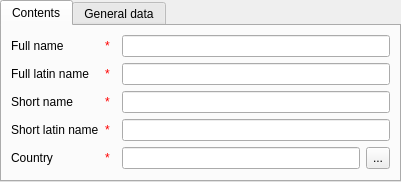
<?xml version="1.0" encoding="UTF-8"?>
<ui version="4.0">
 <class>counterpartCardPage</class>
 <widget class="ma::chrono::CardPage" name="counterpartCardPage">
  <property name="geometry">
   <rect>
    <x>0</x>
    <y>0</y>
    <width>401</width>
    <height>177</height>
   </rect>
  </property>
  <property name="windowTitle">
   <string> - Counterparts</string>
  </property>
  <layout class="QVBoxLayout" name="verticalLayout">
   <property name="margin">
    <number>0</number>
   </property>
   <item>
    <widget class="QTabWidget" name="tabWidget">
     <property name="currentIndex">
      <number>0</number>
     </property>
     <widget class="QWidget" name="contentsTab">
      <attribute name="title">
       <string>Contents</string>
      </attribute>
      <layout class="QGridLayout" name="gridLayout">
       <item row="0" column="2">
        <widget class="QLineEdit" name="fullNameEdit"/>
       </item>
       <item row="2" column="2">
        <widget class="QLineEdit" name="fullLatinNameEdit"/>
       </item>
       <item row="9" column="0" colspan="3">
        <spacer name="verticalSpacer">
         <property name="orientation">
          <enum>Qt::Vertical</enum>
         </property>
         <property name="sizeHint" stdset="0">
          <size>
           <width>20</width>
           <height>40</height>
          </size>
         </property>
        </spacer>
       </item>
       <item row="4" column="2">
        <widget class="QLineEdit" name="shortNameEdit"/>
       </item>
       <item row="6" column="2">
        <widget class="QLineEdit" name="shortLatinNameEdit"/>
       </item>
       <item row="8" column="2">
        <layout class="QHBoxLayout" name="horizontalLayout_6">
         <item>
          <widget class="QLineEdit" name="countryEdit">
           <property name="readOnly">
            <bool>true</bool>
           </property>
          </widget>
         </item>
         <item>
          <widget class="QToolButton" name="countryBtn">
           <property name="sizePolicy">
            <sizepolicy hsizetype="Fixed" vsizetype="Preferred">
             <horstretch>0</horstretch>
             <verstretch>0</verstretch>
            </sizepolicy>
           </property>
           <property name="text">
            <string>...</string>
           </property>
          </widget>
         </item>
        </layout>
       </item>
       <item row="0" column="0">
        <layout class="QHBoxLayout" name="horizontalLayout">
         <item>
          <widget class="QLabel" name="label_15">
           <property name="text">
            <string>Full name</string>
           </property>
          </widget>
         </item>
         <item>
          <widget class="QLabel" name="fullNameAsterikLabel">
           <property name="sizePolicy">
            <sizepolicy hsizetype="Maximum" vsizetype="Preferred">
             <horstretch>0</horstretch>
             <verstretch>0</verstretch>
            </sizepolicy>
           </property>
           <property name="toolTip">
            <string>required field</string>
           </property>
           <property name="text">
            <string>&lt;!DOCTYPE HTML PUBLIC &quot;-//W3C//DTD HTML 4.0//EN&quot; &quot;http://www.w3.org/TR/REC-html40/strict.dtd&quot;&gt;
&lt;html&gt;
&lt;head&gt;
&lt;meta name=&quot;qrichtext&quot; content=&quot;1&quot;/&gt;
&lt;/head&gt;
&lt;body&gt;
&lt;span style=&quot; color:red;&quot;&gt;*&lt;/span&gt;
&lt;/body&gt;
&lt;/html&gt;</string>
           </property>
          </widget>
         </item>
        </layout>
       </item>
       <item row="2" column="0">
        <layout class="QHBoxLayout" name="horizontalLayout_7">
         <item>
          <widget class="QLabel" name="label_11">
           <property name="text">
            <string>Full latin name</string>
           </property>
          </widget>
         </item>
         <item>
          <widget class="QLabel" name="fullLatinNameAsterikLabel">
           <property name="sizePolicy">
            <sizepolicy hsizetype="Maximum" vsizetype="Preferred">
             <horstretch>0</horstretch>
             <verstretch>0</verstretch>
            </sizepolicy>
           </property>
           <property name="toolTip">
            <string>required field</string>
           </property>
           <property name="text">
            <string>&lt;!DOCTYPE HTML PUBLIC &quot;-//W3C//DTD HTML 4.0//EN&quot; &quot;http://www.w3.org/TR/REC-html40/strict.dtd&quot;&gt;
&lt;html&gt;
&lt;head&gt;
&lt;meta name=&quot;qrichtext&quot; content=&quot;1&quot;/&gt;
&lt;/head&gt;
&lt;body&gt;
&lt;span style=&quot; color:red;&quot;&gt;*&lt;/span&gt;
&lt;/body&gt;
&lt;/html&gt;</string>
           </property>
          </widget>
         </item>
        </layout>
       </item>
       <item row="4" column="0">
        <layout class="QHBoxLayout" name="horizontalLayout_8">
         <item>
          <widget class="QLabel" name="label_5">
           <property name="sizePolicy">
            <sizepolicy hsizetype="Preferred" vsizetype="Fixed">
             <horstretch>0</horstretch>
             <verstretch>0</verstretch>
            </sizepolicy>
           </property>
           <property name="text">
            <string>Short name</string>
           </property>
          </widget>
         </item>
         <item>
          <widget class="QLabel" name="shortNameAsterikLabel">
           <property name="sizePolicy">
            <sizepolicy hsizetype="Maximum" vsizetype="Preferred">
             <horstretch>0</horstretch>
             <verstretch>0</verstretch>
            </sizepolicy>
           </property>
           <property name="toolTip">
            <string>required field</string>
           </property>
           <property name="text">
            <string>&lt;!DOCTYPE HTML PUBLIC &quot;-//W3C//DTD HTML 4.0//EN&quot; &quot;http://www.w3.org/TR/REC-html40/strict.dtd&quot;&gt;
&lt;html&gt;
&lt;head&gt;
&lt;meta name=&quot;qrichtext&quot; content=&quot;1&quot;/&gt;
&lt;/head&gt;
&lt;body&gt;
&lt;span style=&quot; color:red;&quot;&gt;*&lt;/span&gt;
&lt;/body&gt;
&lt;/html&gt;</string>
           </property>
          </widget>
         </item>
        </layout>
       </item>
       <item row="6" column="0">
        <layout class="QHBoxLayout" name="horizontalLayout_9">
         <item>
          <widget class="QLabel" name="label_13">
           <property name="sizePolicy">
            <sizepolicy hsizetype="Preferred" vsizetype="Fixed">
             <horstretch>0</horstretch>
             <verstretch>0</verstretch>
            </sizepolicy>
           </property>
           <property name="text">
            <string>Short latin name</string>
           </property>
          </widget>
         </item>
         <item>
          <widget class="QLabel" name="shortLatinAsterikLabel">
           <property name="sizePolicy">
            <sizepolicy hsizetype="Maximum" vsizetype="Preferred">
             <horstretch>0</horstretch>
             <verstretch>0</verstretch>
            </sizepolicy>
           </property>
           <property name="toolTip">
            <string>required field</string>
           </property>
           <property name="text">
            <string>&lt;!DOCTYPE HTML PUBLIC &quot;-//W3C//DTD HTML 4.0//EN&quot; &quot;http://www.w3.org/TR/REC-html40/strict.dtd&quot;&gt;
&lt;html&gt;
&lt;head&gt;
&lt;meta name=&quot;qrichtext&quot; content=&quot;1&quot;/&gt;
&lt;/head&gt;
&lt;body&gt;
&lt;span style=&quot; color:red;&quot;&gt;*&lt;/span&gt;
&lt;/body&gt;
&lt;/html&gt;</string>
           </property>
          </widget>
         </item>
        </layout>
       </item>
       <item row="8" column="0">
        <layout class="QHBoxLayout" name="horizontalLayout_10">
         <item>
          <widget class="QLabel" name="label_14">
           <property name="sizePolicy">
            <sizepolicy hsizetype="Preferred" vsizetype="Fixed">
             <horstretch>0</horstretch>
             <verstretch>0</verstretch>
            </sizepolicy>
           </property>
           <property name="text">
            <string>Country</string>
           </property>
          </widget>
         </item>
         <item>
          <widget class="QLabel" name="countryAsterikLabel">
           <property name="sizePolicy">
            <sizepolicy hsizetype="Maximum" vsizetype="Preferred">
             <horstretch>0</horstretch>
             <verstretch>0</verstretch>
            </sizepolicy>
           </property>
           <property name="toolTip">
            <string>required field</string>
           </property>
           <property name="text">
            <string>&lt;!DOCTYPE HTML PUBLIC &quot;-//W3C//DTD HTML 4.0//EN&quot; &quot;http://www.w3.org/TR/REC-html40/strict.dtd&quot;&gt;
&lt;html&gt;
&lt;head&gt;
&lt;meta name=&quot;qrichtext&quot; content=&quot;1&quot;/&gt;
&lt;/head&gt;
&lt;body&gt;
&lt;span style=&quot; color:red;&quot;&gt;*&lt;/span&gt;
&lt;/body&gt;
&lt;/html&gt;</string>
           </property>
          </widget>
         </item>
        </layout>
       </item>
      </layout>
     </widget>
     <widget class="QWidget" name="generalTab">
      <attribute name="title">
       <string>General data</string>
      </attribute>
      <layout class="QGridLayout" name="gridLayout_2">
       <item row="0" column="0" colspan="2">
        <widget class="QLabel" name="label_9">
         <property name="text">
          <string>User, creator</string>
         </property>
        </widget>
       </item>
       <item row="0" column="2">
        <layout class="QHBoxLayout" name="horizontalLayout_2">
         <item>
          <widget class="QLineEdit" name="createUserEdit">
           <property name="readOnly">
            <bool>true</bool>
           </property>
          </widget>
         </item>
         <item>
          <widget class="QToolButton" name="createUserBtn">
           <property name="sizePolicy">
            <sizepolicy hsizetype="Fixed" vsizetype="Preferred">
             <horstretch>0</horstretch>
             <verstretch>0</verstretch>
            </sizepolicy>
           </property>
           <property name="text">
            <string>...</string>
           </property>
          </widget>
         </item>
        </layout>
       </item>
       <item row="1" column="0" colspan="2">
        <widget class="QLabel" name="label_8">
         <property name="text">
          <string>Time, created</string>
         </property>
        </widget>
       </item>
       <item row="1" column="2">
        <layout class="QHBoxLayout" name="horizontalLayout_3">
         <item>
          <widget class="QLineEdit" name="createTimeEdit">
           <property name="readOnly">
            <bool>true</bool>
           </property>
          </widget>
         </item>
        </layout>
       </item>
       <item row="2" column="0">
        <widget class="QLabel" name="label_10">
         <property name="text">
          <string>User, last update</string>
         </property>
        </widget>
       </item>
       <item row="2" column="2">
        <layout class="QHBoxLayout" name="horizontalLayout_4">
         <item>
          <widget class="QLineEdit" name="updateUserEdit">
           <property name="readOnly">
            <bool>true</bool>
           </property>
          </widget>
         </item>
         <item>
          <widget class="QToolButton" name="updateUserBtn">
           <property name="sizePolicy">
            <sizepolicy hsizetype="Fixed" vsizetype="Preferred">
             <horstretch>0</horstretch>
             <verstretch>0</verstretch>
            </sizepolicy>
           </property>
           <property name="text">
            <string>...</string>
           </property>
          </widget>
         </item>
        </layout>
       </item>
       <item row="3" column="0" colspan="2">
        <widget class="QLabel" name="label_12">
         <property name="text">
          <string>Time, last update</string>
         </property>
        </widget>
       </item>
       <item row="3" column="2">
        <layout class="QHBoxLayout" name="horizontalLayout_5">
         <item>
          <widget class="QLineEdit" name="updateTimeEdit">
           <property name="readOnly">
            <bool>true</bool>
           </property>
          </widget>
         </item>
        </layout>
       </item>
       <item row="4" column="0" colspan="3">
        <spacer name="verticalSpacer_2">
         <property name="orientation">
          <enum>Qt::Vertical</enum>
         </property>
         <property name="sizeHint" stdset="0">
          <size>
           <width>358</width>
           <height>42</height>
          </size>
         </property>
        </spacer>
       </item>
      </layout>
     </widget>
    </widget>
   </item>
  </layout>
 </widget>
 <customwidgets>
  <customwidget>
   <class>ma::chrono::CardPage</class>
   <extends>QWidget</extends>
   <header location="global">ma/chrono/cardpage.h</header>
   <container>1</container>
  </customwidget>
 </customwidgets>
 <tabstops>
  <tabstop>tabWidget</tabstop>
  <tabstop>fullNameEdit</tabstop>
  <tabstop>fullLatinNameEdit</tabstop>
  <tabstop>shortNameEdit</tabstop>
  <tabstop>shortLatinNameEdit</tabstop>
  <tabstop>countryEdit</tabstop>
  <tabstop>countryBtn</tabstop>
  <tabstop>createUserEdit</tabstop>
  <tabstop>createUserBtn</tabstop>
  <tabstop>createTimeEdit</tabstop>
  <tabstop>updateUserEdit</tabstop>
  <tabstop>updateUserBtn</tabstop>
  <tabstop>updateTimeEdit</tabstop>
 </tabstops>
 <resources/>
 <connections/>
</ui>
